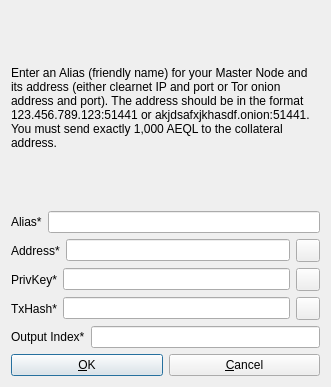
<?xml version="1.0" encoding="UTF-8"?>
<ui version="4.0">
 <class>AddEditAdrenalineNode</class>
 <widget class="QDialog" name="AddEditAdrenalineNode">
  <property name="geometry">
   <rect>
    <x>0</x>
    <y>0</y>
    <width>331</width>
    <height>387</height>
   </rect>
  </property>
  <property name="windowTitle">
   <string>Add/Edit Aequitas-Coin Node</string>
  </property>
  <property name="styleSheet">
   <string notr="true"/>
  </property>
  <property name="modal">
   <bool>true</bool>
  </property>
  <layout class="QVBoxLayout" name="verticalLayout">
   <item>
    <widget class="QLabel" name="label_9">
     <property name="sizePolicy">
      <sizepolicy hsizetype="Preferred" vsizetype="Expanding">
       <horstretch>0</horstretch>
       <verstretch>0</verstretch>
      </sizepolicy>
     </property>
     <property name="text">
      <string>&lt;html&gt;&lt;head/&gt;&lt;body&gt;&lt;p&gt;Enter an Alias (friendly name) for your Master Node and its address (either clearnet IP and port or Tor onion address and port). The address should be in the format 123.456.789.123:51441 or akjdsafxjkhasdf.onion:51441. You must send exactly 1,000 AEQL to the collateral address.&lt;/p&gt;&lt;/body&gt;&lt;/html&gt;</string>
     </property>
     <property name="wordWrap">
      <bool>true</bool>
     </property>
    </widget>
   </item>
   <item>
    <layout class="QHBoxLayout" name="horizontalLayout_4">
     <property name="bottomMargin">
      <number>0</number>
     </property>
     <item>
      <widget class="QLabel" name="label_4">
       <property name="text">
        <string>Alias*</string>
       </property>
      </widget>
     </item>
     <item>
      <widget class="QLineEdit" name="aliasLineEdit"/>
     </item>
    </layout>
   </item>
   <item>
    <layout class="QHBoxLayout" name="horizontalLayout_5">
     <property name="bottomMargin">
      <number>0</number>
     </property>
     <item>
      <widget class="QLabel" name="label_6">
       <property name="text">
        <string>Address*</string>
       </property>
      </widget>
     </item>
     <item>
      <widget class="QLineEdit" name="addressLineEdit"/>
     </item>
     <item>
      <widget class="QToolButton" name="AddEditAddressPasteButton">
       <property name="toolTip">
        <string>Paste address from clipboard</string>
       </property>
       <property name="text">
        <string/>
       </property>
       <property name="icon">
        <iconset resource="../bitcoin.qrc">
         <normaloff>:/icons/editpaste</normaloff>:/icons/editpaste</iconset>
       </property>
       <property name="shortcut">
        <string>Alt+P</string>
       </property>
      </widget>
     </item>
    </layout>
   </item>
   <item>
    <layout class="QHBoxLayout" name="horizontalLayout_3">
     <property name="bottomMargin">
      <number>0</number>
     </property>
     <item>
      <widget class="QLabel" name="label_5">
       <property name="text">
        <string>PrivKey*</string>
       </property>
      </widget>
     </item>
     <item>
      <widget class="QLineEdit" name="privkeyLineEdit"/>
     </item>
     <item>
      <widget class="QToolButton" name="AddEditPrivkeyPasteButton">
       <property name="toolTip">
        <string>Paste address from clipboard</string>
       </property>
       <property name="text">
        <string/>
       </property>
       <property name="icon">
        <iconset resource="../bitcoin.qrc">
         <normaloff>:/icons/editpaste</normaloff>:/icons/editpaste</iconset>
       </property>
       <property name="shortcut">
        <string>Alt+P</string>
       </property>
      </widget>
     </item>
    </layout>
   </item>
   <item>
    <layout class="QHBoxLayout" name="horizontalLayout_2">
     <property name="bottomMargin">
      <number>0</number>
     </property>
     <item>
      <widget class="QLabel" name="label_2">
       <property name="text">
        <string>TxHash*</string>
       </property>
      </widget>
     </item>
     <item>
      <widget class="QLineEdit" name="txhashLineEdit"/>
     </item>
     <item>
      <widget class="QToolButton" name="AddEditTxhashPasteButton">
       <property name="toolTip">
        <string>Paste address from clipboard</string>
       </property>
       <property name="text">
        <string/>
       </property>
       <property name="icon">
        <iconset resource="../bitcoin.qrc">
         <normaloff>:/icons/editpaste</normaloff>:/icons/editpaste</iconset>
       </property>
       <property name="shortcut">
        <string>Alt+P</string>
       </property>
      </widget>
     </item>
    </layout>
   </item>
   <item>
    <layout class="QHBoxLayout" name="horizontalLayout_8">
     <property name="bottomMargin">
      <number>0</number>
     </property>
     <item>
      <widget class="QLabel" name="label_8">
       <property name="text">
        <string>Output Index*</string>
       </property>
      </widget>
     </item>
     <item>
      <widget class="QLineEdit" name="outputindexLineEdit"/>
     </item>
    </layout>
   </item>
   <item>
    <layout class="QHBoxLayout" name="horizontalLayout_Buttons">
     <item>
      <widget class="QPushButton" name="okButton">
       <property name="text">
        <string>&amp;OK</string>
       </property>
      </widget>
     </item>
     <item>
      <widget class="QPushButton" name="cancelButton">
       <property name="text">
        <string>&amp;Cancel</string>
       </property>
       <property name="autoDefault">
        <bool>false</bool>
       </property>
      </widget>
     </item>
    </layout>
   </item>
  </layout>
 </widget>
 <resources>
  <include location="../bitcoin.qrc"/>
 </resources>
 <connections/>
</ui>
